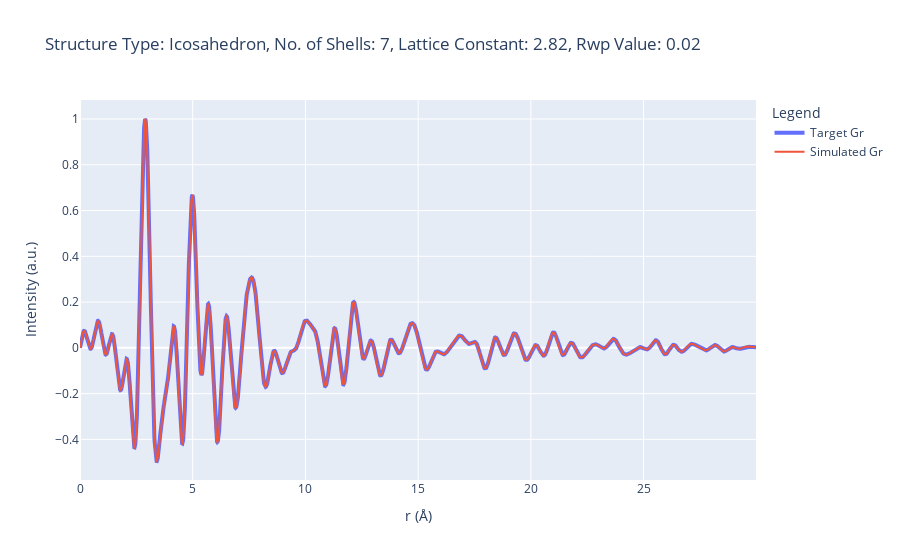
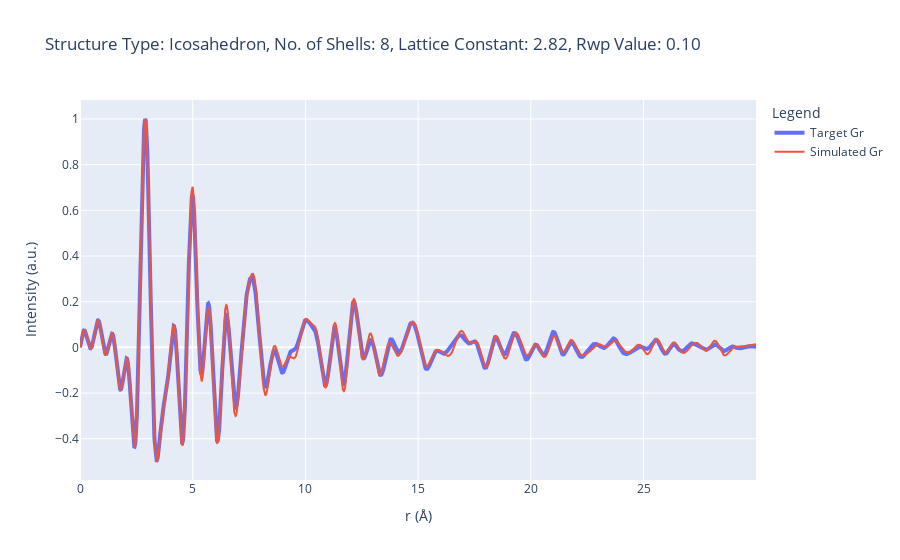
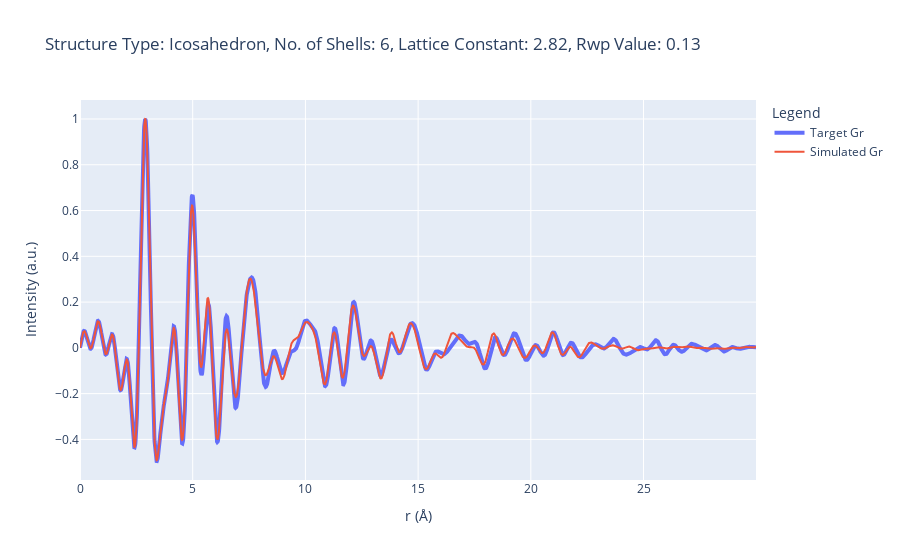
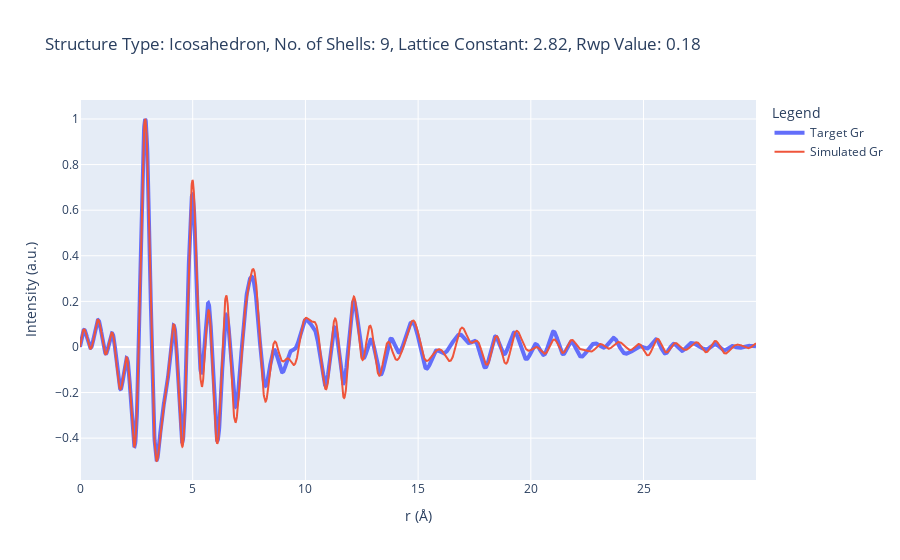

Write notebook code for charts like these, in order.
### Markdown cell above
# Results for simulated Gr data

### Code cell
# Load the results from the brute force search
result_simulated_Gr = load_dict('../results/bruteforce/result_simulated_Gr_fast_StructureSpace.json')

# Load the target PDF data
x_target, Int_target = LoadData(simulated_or_experimental='simulated', scatteringfunction='Gr')

# Get the best structure details
structure_types, lc_list, noshells = get_best_structure_details(result_simulated_Gr, num_best_fits=5, print_best=True)
atom = 'Au'
surfaces = [[1, 0, 0], [1, 1, 0], [1, 1, 1]] # Define the surfaces of the cluster
scatteringfunction = 'Gr'

# Loop through the best structures and calculate the Rwp value for each one
for i, (structure_type, lc, noshell) in enumerate(zip(structure_types, lc_list, noshells), 1):
    print(f"The {i}{'st' if i == 1 else 'nd' if i == 2 else 'rd' if i == 3 else 'th'} best fitting structure is {structure_type} with {noshell} shells and lattice constant {lc}.")    
    rwp = generate_and_evaluate_clusters(noshell, lc, structure_type, atom, surfaces, x_target, Int_target, scatteringfunction, plot=True)

### Figure 1 — Plotly figure (JSON) as saved in the notebook; plotly's stock layout.template omitted (floating-point values rounded to 4 significant figures; data arrays with more than 128 entries replaced by an {"elided": "..."} marker saying what was removed)
{"data": [{"line": {"width": 4}, "mode": "lines", "name": "Target Gr", "type": "scatter", "x": {"elided": "3000 float values"}, "y": {"elided": "3000 float values"}}, {"mode": "lines", "name": "Simulated Gr", "type": "scatter", "x": {"elided": "3000 float values"}, "y": {"elided": "3000 float values"}}], "layout": {"legend": {"title": {"text": "Legend"}}, "title": {"text": "Structure Type: Icosahedron, No. of Shells: 7, Lattice Constant: 2.82, Rwp Value: 0.02"}, "xaxis": {"title": {"text": "r (Å)"}}, "yaxis": {"title": {"text": "Intensity (a.u.)"}}}}

### Figure 2 — Plotly figure (JSON) as saved in the notebook; plotly's stock layout.template omitted (floating-point values rounded to 4 significant figures; data arrays with more than 128 entries replaced by an {"elided": "..."} marker saying what was removed)
{"data": [{"line": {"width": 4}, "mode": "lines", "name": "Target Gr", "type": "scatter", "x": {"elided": "3000 float values"}, "y": {"elided": "3000 float values"}}, {"mode": "lines", "name": "Simulated Gr", "type": "scatter", "x": {"elided": "3000 float values"}, "y": {"elided": "3000 float values"}}], "layout": {"legend": {"title": {"text": "Legend"}}, "title": {"text": "Structure Type: Icosahedron, No. of Shells: 8, Lattice Constant: 2.82, Rwp Value: 0.10"}, "xaxis": {"title": {"text": "r (Å)"}}, "yaxis": {"title": {"text": "Intensity (a.u.)"}}}}

### Figure 3 — Plotly figure (JSON) as saved in the notebook; plotly's stock layout.template omitted (floating-point values rounded to 4 significant figures; data arrays with more than 128 entries replaced by an {"elided": "..."} marker saying what was removed)
{"data": [{"line": {"width": 4}, "mode": "lines", "name": "Target Gr", "type": "scatter", "x": {"elided": "3000 float values"}, "y": {"elided": "3000 float values"}}, {"mode": "lines", "name": "Simulated Gr", "type": "scatter", "x": {"elided": "3000 float values"}, "y": {"elided": "3000 float values"}}], "layout": {"legend": {"title": {"text": "Legend"}}, "title": {"text": "Structure Type: Icosahedron, No. of Shells: 6, Lattice Constant: 2.82, Rwp Value: 0.13"}, "xaxis": {"title": {"text": "r (Å)"}}, "yaxis": {"title": {"text": "Intensity (a.u.)"}}}}

### Figure 4 — Plotly figure (JSON) as saved in the notebook; plotly's stock layout.template omitted (floating-point values rounded to 4 significant figures; data arrays with more than 128 entries replaced by an {"elided": "..."} marker saying what was removed)
{"data": [{"line": {"width": 4}, "mode": "lines", "name": "Target Gr", "type": "scatter", "x": {"elided": "3000 float values"}, "y": {"elided": "3000 float values"}}, {"mode": "lines", "name": "Simulated Gr", "type": "scatter", "x": {"elided": "3000 float values"}, "y": {"elided": "3000 float values"}}], "layout": {"legend": {"title": {"text": "Legend"}}, "title": {"text": "Structure Type: Icosahedron, No. of Shells: 9, Lattice Constant: 2.82, Rwp Value: 0.18"}, "xaxis": {"title": {"text": "r (Å)"}}, "yaxis": {"title": {"text": "Intensity (a.u.)"}}}}
